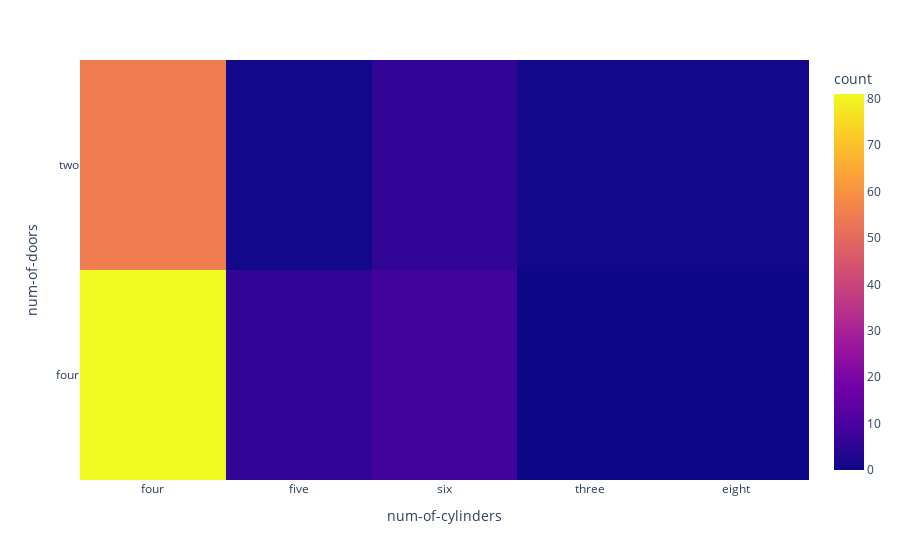

Notebook code cell kept with this figure:
### Code cell
import plotly.express as px
fig = px.density_heatmap(df, x='num-of-cylinders', y='num-of-doors')
fig

### Figure 1 — Plotly figure (JSON) as saved in the notebook; plotly's stock layout.template omitted (floating-point values rounded to 4 significant figures; data arrays with more than 128 entries replaced by an {"elided": "..."} marker saying what was removed)
{"data": [{"coloraxis": "coloraxis", "hovertemplate": "num-of-cylinders=%{x}<br>num-of-doors=%{y}<br>count=%{z}<extra></extra>", "name": "", "type": "histogram2d", "x": {"elided": "159 str values"}, "xaxis": "x", "xbingroup": "x", "y": {"elided": "159 str values"}, "yaxis": "y", "ybingroup": "y"}], "layout": {"coloraxis": {"colorbar": {"title": {"text": "count"}}, "colorscale": [[0, "#0d0887"], [0.1111, "#46039f"], [0.2222, "#7201a8"], [0.3333, "#9c179e"], [0.4444, "#bd3786"], [0.5556, "#d8576b"], [0.6667, "#ed7953"], [0.7778, "#fb9f3a"], [0.8889, "#fdca26"], [1, "#f0f921"]]}, "legend": {"tracegroupgap": 0}, "margin": {"t": 60}, "xaxis": {"anchor": "y", "domain": [0, 1], "title": {"text": "num-of-cylinders"}}, "yaxis": {"anchor": "x", "domain": [0, 1], "title": {"text": "num-of-doors"}}}}
